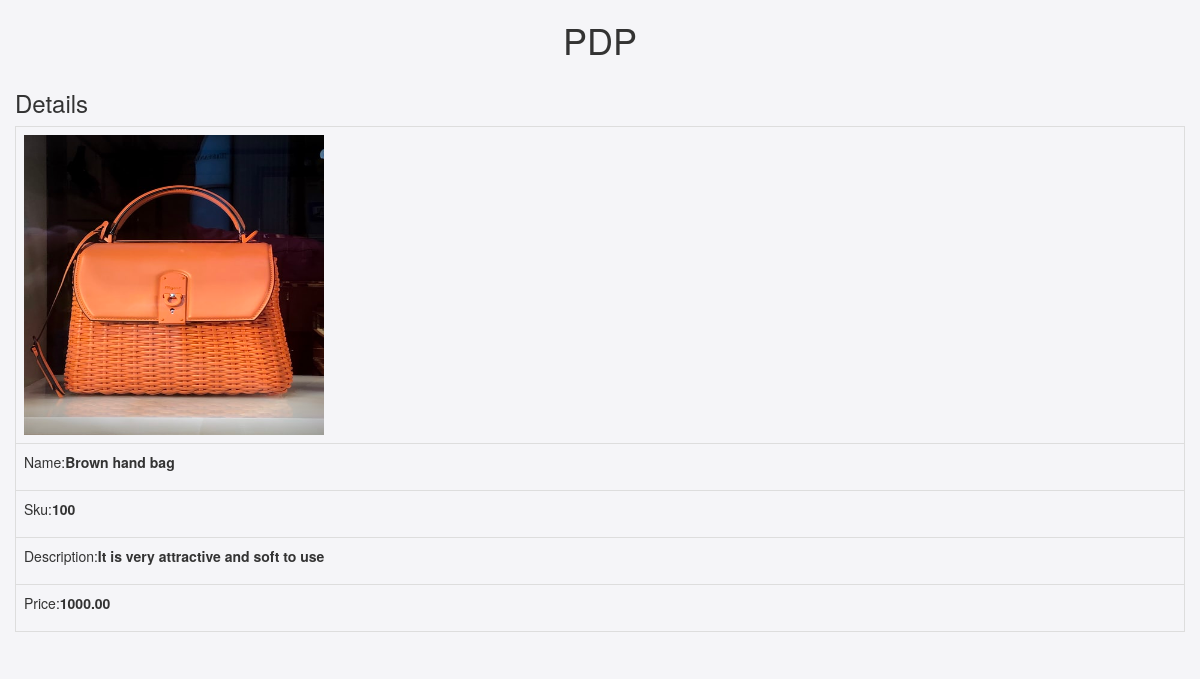
Page /details.php?Id=1 on the committed database.
### tables this page shows
CREATE TABLE `products` (
  `Id` int(8) NOT NULL,
  `Name` varchar(30) NOT NULL,
  `Sku` int(10) NOT NULL,
  `Price` double(10,2) NOT NULL,
  `Description` varchar(500) NOT NULL,
  `image` text NOT NULL
);

### details.php (the view, shortened to what this page needs)
<?php include 'Db.php' ?>
<!DOCTYPE html>
<html lang="en">
   <head>
      <link rel="stylesheet" href="css/index.css">
      <link rel="stylesheet" href="https://maxcdn.bootstrapcdn.com/bootstrap/3.4.1/css/bootstrap.min.css">
   </head>
   <body class="body">
      <div class="container">
      <h1 align="center">PDP</h1>
      <div class="row">
      <h3>Details</h3>
      <?php
if (isset($_GET['Id']))
{
    $query = "select * from products where Id={$_GET['Id']}";
    $result = mysqli_query($connection, $query);
    if (mysqli_num_rows($result) > 0)
    {
        $row = mysqli_fetch_assoc($result);
?>
      <table class="table table-bordered">
      <tr id="tr">
         <td > <img src="<?php echo $row["image"]; ?>" width="300" height="300" ></td>
      <tr>
         <td>
            <p>Name:<strong><?php echo $row['Name']; ?></p>
      <tr>
         <td>
            <p>Sku:<strong><?php echo $row['Sku']; ?></p>
      <tr>
         <td>
            <p>Description:<strong><?php echo $row['Description']; ?></p>
      <tr>
         <td>
            <p>Price:<strong><?php echo $row['Price']; ?></p>
            <?php
    }
    else
    {
        header("location:index.php");
    }
}
else
{
    header("location:index.php");
}
?>
   </body>
</html>

### css/index.css (style rules this page uses)
.body { background-color: #f5f5f8; }
#tr { width: 300px; height: 300px; }

### rows in the picture
products: image (picture), Name "Brown hand bag", Sku "100", Description "It is very attractive and soft to use", Price "1000.00"
